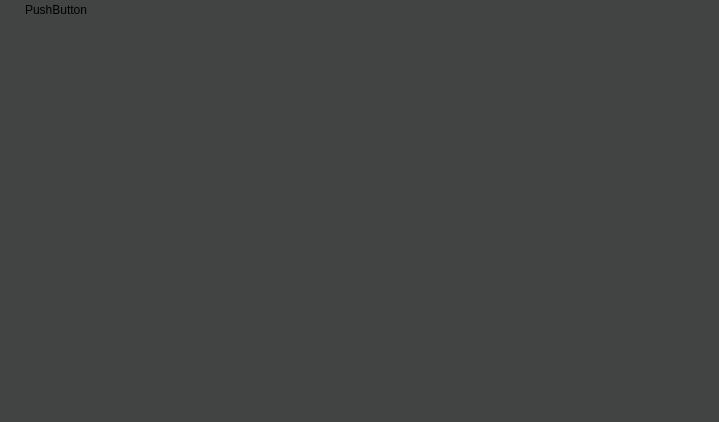
<?xml version="1.0" encoding="UTF-8"?>
<ui version="4.0">
 <class>CellGroupBox</class>
 <widget class="QGroupBox" name="CellGroupBox">
  <property name="geometry">
   <rect>
    <x>0</x>
    <y>0</y>
    <width>719</width>
    <height>422</height>
   </rect>
  </property>
  <property name="sizePolicy">
   <sizepolicy hsizetype="Preferred" vsizetype="Preferred">
    <horstretch>0</horstretch>
    <verstretch>0</verstretch>
   </sizepolicy>
  </property>
  <property name="contextMenuPolicy">
   <enum>Qt::DefaultContextMenu</enum>
  </property>
  <property name="windowTitle">
   <string>GroupBox</string>
  </property>
  <property name="styleSheet">
   <string notr="true">padding-top:15px;
margin-top:-15px;
border: none;
background-color: rgb(66, 67, 67);</string>
  </property>
  <layout class="QVBoxLayout" name="verticalLayout">
   <property name="spacing">
    <number>0</number>
   </property>
   <property name="leftMargin">
    <number>0</number>
   </property>
   <property name="topMargin">
    <number>0</number>
   </property>
   <property name="rightMargin">
    <number>0</number>
   </property>
   <property name="bottomMargin">
    <number>0</number>
   </property>
   <item>
    <widget class="QWidget" name="widget" native="true">
     <property name="sizePolicy">
      <sizepolicy hsizetype="Expanding" vsizetype="Fixed">
       <horstretch>0</horstretch>
       <verstretch>0</verstretch>
      </sizepolicy>
     </property>
     <layout class="QHBoxLayout" name="horizontalLayout">
      <property name="spacing">
       <number>0</number>
      </property>
      <property name="leftMargin">
       <number>5</number>
      </property>
      <property name="topMargin">
       <number>0</number>
      </property>
      <property name="rightMargin">
       <number>0</number>
      </property>
      <property name="bottomMargin">
       <number>0</number>
      </property>
      <item>
       <widget class="QLabel" name="label">
        <property name="sizePolicy">
         <sizepolicy hsizetype="Fixed" vsizetype="Fixed">
          <horstretch>0</horstretch>
          <verstretch>0</verstretch>
         </sizepolicy>
        </property>
        <property name="minimumSize">
         <size>
          <width>20</width>
          <height>20</height>
         </size>
        </property>
        <property name="maximumSize">
         <size>
          <width>20</width>
          <height>20</height>
         </size>
        </property>
        <property name="text">
         <string/>
        </property>
       </widget>
      </item>
      <item>
       <widget class="QPushButton" name="pushButton">
        <property name="styleSheet">
         <string notr="true">QPushButton{
text-align:left;
}
QPushButton:hover{
background-color: rgb(91, 92, 92);
}
QPushButton:checked{
border: none;
}
QPushButton:pressed{
background-color: rgb(61, 62, 62);
}



</string>
        </property>
        <property name="text">
         <string>PushButton</string>
        </property>
        <property name="icon">
         <iconset resource="../resource.qrc">
          <normaloff>:/icons/collapse.png</normaloff>
          <normalon>:/icons/expand.png</normalon>:/icons/collapse.png</iconset>
        </property>
        <property name="iconSize">
         <size>
          <width>32</width>
          <height>32</height>
         </size>
        </property>
        <property name="checkable">
         <bool>true</bool>
        </property>
        <property name="flat">
         <bool>false</bool>
        </property>
       </widget>
      </item>
     </layout>
    </widget>
   </item>
   <item>
    <widget class="CellListView" name="listView">
     <property name="sizePolicy">
      <sizepolicy hsizetype="Expanding" vsizetype="Preferred">
       <horstretch>0</horstretch>
       <verstretch>0</verstretch>
      </sizepolicy>
     </property>
     <property name="focusPolicy">
      <enum>Qt::NoFocus</enum>
     </property>
     <property name="contextMenuPolicy">
      <enum>Qt::CustomContextMenu</enum>
     </property>
     <property name="styleSheet">
      <string notr="true">border:none;
</string>
     </property>
     <property name="frameShape">
      <enum>QFrame::NoFrame</enum>
     </property>
     <property name="verticalScrollBarPolicy">
      <enum>Qt::ScrollBarAlwaysOff</enum>
     </property>
     <property name="horizontalScrollBarPolicy">
      <enum>Qt::ScrollBarAlwaysOff</enum>
     </property>
     <property name="selectionMode">
      <enum>QAbstractItemView::ExtendedSelection</enum>
     </property>
     <property name="iconSize">
      <size>
       <width>250</width>
       <height>250</height>
      </size>
     </property>
     <property name="resizeMode">
      <enum>QListView::Adjust</enum>
     </property>
     <property name="spacing">
      <number>5</number>
     </property>
     <property name="viewMode">
      <enum>QListView::IconMode</enum>
     </property>
    </widget>
   </item>
  </layout>
  <action name="actionDelete">
   <property name="checkable">
    <bool>true</bool>
   </property>
   <property name="text">
    <string>Delete</string>
   </property>
  </action>
  <action name="actionmodify">
   <property name="checkable">
    <bool>true</bool>
   </property>
   <property name="text">
    <string>Modify</string>
   </property>
  </action>
 </widget>
 <customwidgets>
  <customwidget>
   <class>CellListView</class>
   <extends>QListView</extends>
   <header location="global">morph/celllistview.h</header>
  </customwidget>
 </customwidgets>
 <resources>
  <include location="../resource.qrc"/>
 </resources>
 <connections/>
</ui>
